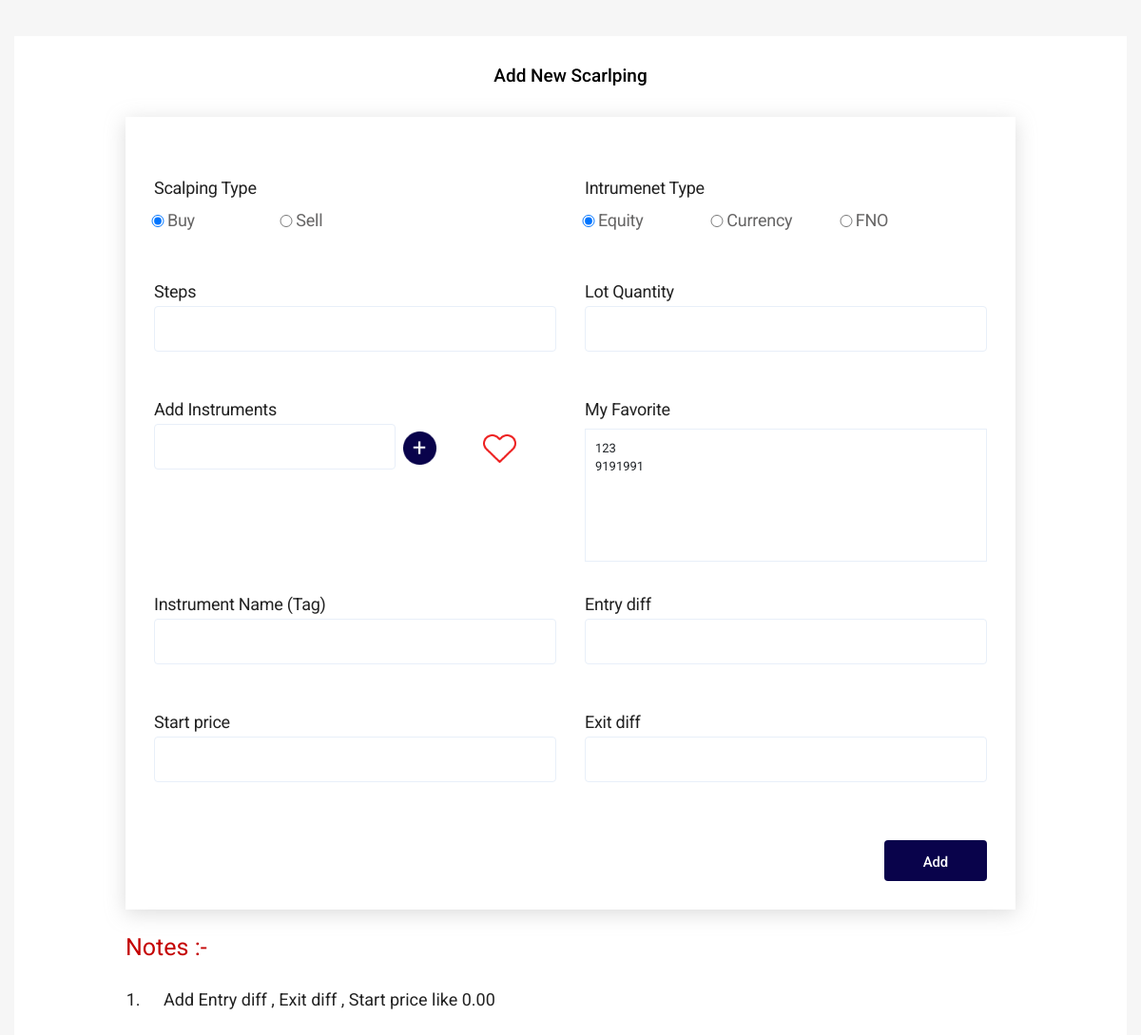
/share/addNewScalping, run on an earlier commit of the app's database.
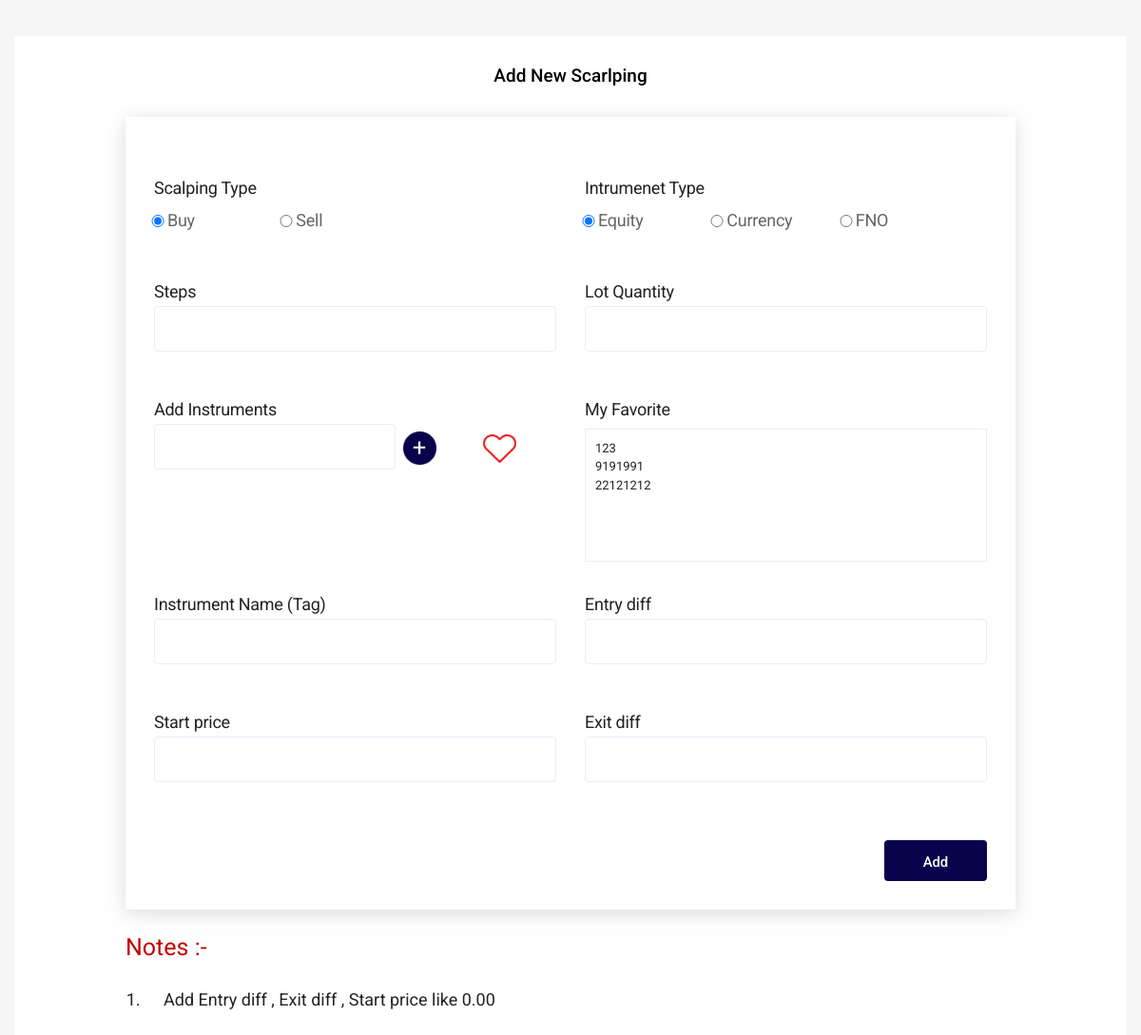
And on a later commit of the database.
### share/models.py (models this page shows)
class Favourite(models.Model):
    instrumentToken = models.CharField(max_length=200)

### share/views.py (the view)
# urls.py: path('addNewScalping',views.addNewScalping),
def addNewScalping(request):
    fav = Favourite.objects.all()
    context = {"addnew": "addnew","fav":fav}
    return render(request, 'share/addNewScalping.html', context)

### share/templates/share/addNewScalping.html (shortened to what the changed rows need)
{% load static %}
<html xmlns="http://www.w3.org/1999/xhtml">
<head>
<link rel="stylesheet" href="https://maxcdn.bootstrapcdn.com/bootstrap/4.0.0/css/bootstrap.min.css">
<link href=" {% static '/css/style.css' %} " rel="stylesheet" type="text/css" defer="">
</head>
<body>
<div class="scarlping-section">
	<div class="container">
    <div class="scarlping_inner">
      <div class="scarlping_form">
          <div class="row">
          <div class="col-sm-6">
            <div class="row" style="">
          <div class="col-sm-12">
            <ul style="    height: 140px;
            overflow: hidden;
            overflow-y: scroll;
            margin-left: auto;
            text-align: left;
            padding: 10px;
            border: 1px solid;
            border-color: #E8EFF9;">
              {% for item in fav %}
              <li onclick="setInstrument('{{item.instrumentToken}}');">{{ item.instrumentToken }}</li>
              {% endfor %}
          </ul>
        </div>
        </div>
          </div>
        </div>
      </div>
    </div>
  </div>
</div>
</body>
</html>

What changed in the data, as far as the page shows it:
added Favourite: instrumentToken "22121212"
